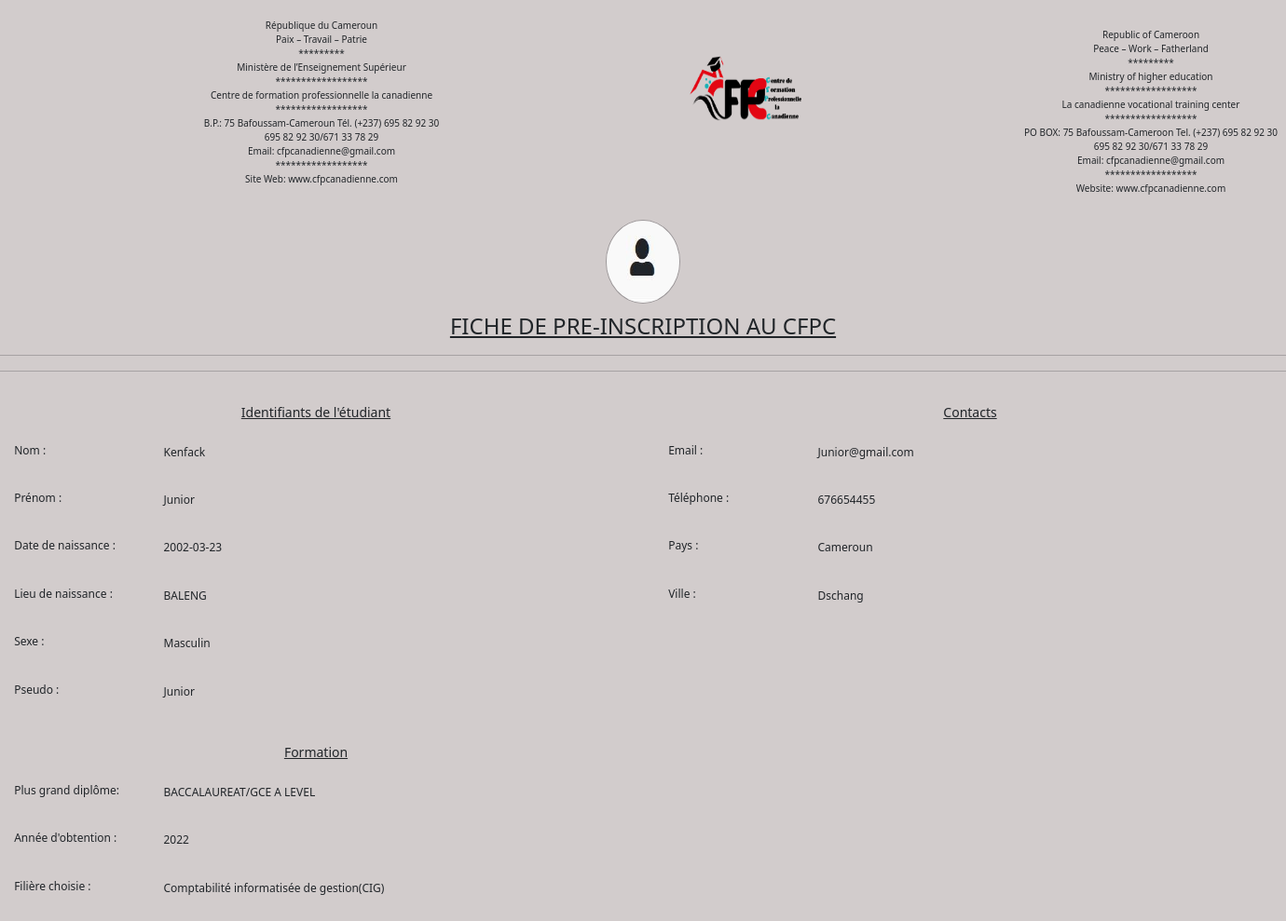
The app's page /Projet/compte-p.php?id=2 with its own data.
### tables this page shows
CREATE TABLE `etudiant` (
  `id` int(10) NOT NULL,
  `Nom` varchar(30) NOT NULL,
  `Prénom` varchar(30) NOT NULL,
  `datedenaissance` date NOT NULL,
  `Lieu` varchar(255) NOT NULL,
  `Sexe` varchar(10) NOT NULL,
  `pays` varchar(255) NOT NULL,
  `Ville` varchar(255) NOT NULL,
  `nomP` varchar(255) NOT NULL,
  `numP` int(9) NOT NULL,
  `villeP` varchar(255) NOT NULL,
  `telephone` int(9) NOT NULL,
  `email` varchar(255) NOT NULL,
  `Formation` varchar(255) NOT NULL,
  `Diplome` varchar(255) NOT NULL,
  `Annee` varchar(255) NOT NULL,
  `pseudo` varchar(100) NOT NULL,
  `motdepasse` varchar(100) NOT NULL,
  `tof` varchar(255) NOT NULL
);

### Projet/compte-p.php (the view, shortened to what this page needs)
<?php
$bdd = new PDO('mysql:host=localhost;dbname=projet1', 'root', '');
if (isset($_GET['id']) and $_GET['id'] > 0) {
  $getid = intval($_GET['id']);
  $requser = $bdd->prepare('SELECT * FROM etudiant WHERE id = ? ');
  $requser->execute(array($getid));
  $userinfo = $requser->fetch();
?>
<!DOCTYPE html>
<html lang="fr">
<head>
  <link href="vendor/bootstrap.min.css" rel="stylesheet">
</head>
<body style="background:#b9afafa2;margin-left:0px">
<?php
        require 'en-tete.php';
        ?>
  <?php if (!empty($userinfo['tof'])) { ?>
    <center>
  <img style="border-radius: 50%; height: 90px; width: 80px; border: solid .5px #31313556;" src="images/avatar/<?php echo $userinfo['tof'];?>" width="150px" height="140px">
  </center>
  <?php
  } ?>
  <div class="content-body">
    <center><h4  style="padding-bottom: 0px;padding-top: 10px; text-decoration: underline;">FICHE DE PRE-INSCRIPTION AU CFPC</h4></center>
                  <hr>
                  <hr>
<div class="row">
  <div class="col-lg-6 col-md-4 col-sm-6 col-6">
  <center><h2>Identifiants de l'étudiant</h2></center>
                 <div class="row mb-4">
                   <div class="col-lg-3 col-md-4 col-sm-6 col-6">
                     <h5 class="w-500">Nom <span class="">:</span>
                     </h5>
                   </div>
                   <div class="col-lg-9  col-6"><span>
                       <?php echo $userinfo['Nom']; ?>
                     </span>
                   </div>
                 </div>
                 <div class="row mb-4">
                   <div class="col-lg-3 col-md-4 col-sm-6 col-6">
                     <h5 class="">Prénom <span class="">:</span>
                     </h5>
                   </div>
                   <div class="col-lg-9 col-md-8  col-6"><span>
                       <?php echo $userinfo['Prénom']; ?>
                     </span>
                   </div>
                 </div>
                 <div class="row mb-4">
                   <div class="col-lg-3 col-md-4 col-sm-6 col-6">
                     <h5 class="f-w-500">Date de naissance <span class="pull-right">:</span>
                     </h5>
                   </div>
                   <div class="col-lg-9 col-md-8  col-6"><span>
                       <?php echo $userinfo['datedenaissance']; ?>
                     </span>
                   </div>
                 </div>
                 <div class="row mb-4">
                   <div class="col-lg-3 col-md-4 col-sm-6 col-6">
                     <h5 class="f-w-500">Lieu de naissance <span class="pull-right">:</span>
                     </h5>
                   </div>
                   <div class="col-lg-9 col-md-8  col-6"><span>
                       <?php echo $userinfo['Lieu']; ?>
                     </span>
                   </div>
                 </div>
               <div class="row mb-4">
                 <div class="col-lg-3 col-md-4 col-sm-6 col-6">
                   <h5 class="f-w-500">Sexe <span class="pull-right">:</span>
                   </h5>
                 </div>
                 <div class="col-lg-9 col-md-8  col-6"><span>
                     <?php echo $userinfo['Sexe']; ?>
                   </span>
                 </div>
               </div>
               <div class="row mb-4">
                 <div class="col-lg-3 col-md-4 col-sm-6 col-6">
                   <h5 class="f-w-500">Pseudo <span class="pull-right">:</span></h5>
                 </div>
                 <div class="col-lg-9 col-md-8  col-6"><span>
                     <?php echo $userinfo['pseudo']; ?>
                   </span>
                 </div>
               </div>
               </div>
  <div class="col-lg-6 col-sm-6 col-6">
  <center><h2>Contacts</h2></center>
<div class="row mb-4">
  <div class="col-lg-3 col-md-4 col-sm-6 col-6">
    <h5 class="f-w-500">Email <span class="pull-right">:</span>
    </h5>
  </div>
  <div class="col-lg-9 col-md-8 col-sm-6 col-6"><span>
      <?php echo $userinfo['email']; ?>
    </span>
  </div>
</div>
<div class="row mb-4">
  <div class="col-lg-3 col-md-4 col-sm-6 col-6">
    <h5 class="f-w-500">Téléphone <span class="pull-right">:</span>
    </h5>
  </div>
  <div class="col-lg-9 col-md-8 col-sm-6 col-6"><span>
      <?php echo $userinfo['telephone']; ?>
    </span>
  </div>
</div>
<div class="row mb-4">
  <div class="col-lg-3 col-md-4 col-sm-6 col-6">
    <h5 class="f-w-500">Pays <span class="pull-right">:</span></h5>
  </div>
  <div class="col-lg-9 col-md-8 col-sm-6 col-6"><span>
      <?php echo $userinfo['pays']; ?>
    </span>
  </div>
</div>
<div class="row mb-4">
  <div class="col-lg-3 col-md-4 col-sm-6 col-6">
    <h5 class="f-w-500">Ville <span class="pull-right">:</span></h5>
  </div>
  <div class="col-lg-9 col-md-8 col-sm-6 col-6"><span>
      <?php echo $userinfo['Ville']; ?>
    </span>
  </div>
</div>
  </div>
  </div>
</div>
          <div class="col-lg-12 ">
              <div class="row" >
                <div class="col-md-6">
                <center><h2>Formation</h2></center>
                <div class="row mb-4">
                  <div class="col-lg-3 col-md-4 col-sm-6 col-6">
                    <h5 class="f-w-500">Plus grand diplôme<span class="pull-right">:</span></h5>
                  </div>
                  <div class="col-lg-9 col-md-8 col-sm-6 col-6"><span>
                      <?php echo $userinfo['Diplome']; ?>
                    </span>
                  </div>
                </div>
                <div class="row mb-4">
                  <div class="col-lg-3 col-md-4 col-sm-6 col-6">
                    <h5 class="f-w-500">Année d'obtention <span class="pull-right">:</span></h5>
                  </div>
                  <div class="col-lg-9 col-md-8 col-sm-6 col-6"><span>
                      <?php echo $userinfo['Annee']; ?>
                    </span>
                  </div>
                </div>
                <div class="row mb-4">
                  <div class="col-lg-3 col-md-4 col-sm-6 col-6">
                    <h5 class="f-w-500">Filière choisie <span class="pull-right">:</span></h5>
                  </div>
                  <div class="col-lg-9 col-md-8 col-sm-6 col-6"><span>
                      <?php echo $userinfo['Formation']; ?>
                    </span>
                  </div>
                </div>
              </div>
          </div>
</body>
</html>
<?php
}
?>

### Projet/en-tete.php
<div style="display:flex ;">
        <div class=" col-md-6" style="float:left">
            <p style="padding:20px; text-align:center; font-size: 10px;" > République du Cameroun <br>
                Paix – Travail – Patrie <br>
                *********<br>
                Ministère de l’Enseignement Supérieur<br>
                ******************<br>
                Centre de formation professionnelle la canadienne<br>
                ******************<br>
                B.P.: 75 Bafoussam-Cameroun Tél. (+237) 695 82 92 30<br>
                695 82 92 30/671 33 78 29 <br>
                Email: cfpcanadienne@gmail.com<br>
                ******************<br>
                Site Web: www.cfpcanadienne.com
            </p>
        </div>
<div><img src="images/CFPCanadienne.png" width="120px;" height="70px" alt="" style="margin-top: 60px; margin-left: 50px;"></div>
        <div class="col-md-6" style="float:right">
            <p style="padding:30px 0px 0px 60px; text-align:center; font-size: 10px"> Republic of Cameroon<br>
                Peace – Work – Fatherland<br>
                *********<br>
                Ministry of higher education<br>
                ******************<br>
                La canadienne vocational training center <br>
                ******************<br>
                PO BOX: 75 Bafoussam-Cameroon Tel. (+237) 695 82 92 30<br>
                695 82 92 30/671 33 78 29 <br>
                Email: cfpcanadienne@gmail.com<br>
                ******************<br>
                Website: www.cfpcanadienne.com </p>
        </div>
</div>

### Projet/compte-p.php (style rules this page uses)
h5 { margin-left: 10%; font-size: 12px; margin-top: 5px; }
span { font-size: 12px; }
h2 { text-decoration: underline; margin: 20px; font-size: 14px; }

### records on screen
etudiant: tof (picture), Nom "Kenfack", Prénom "Junior", datedenaissance "2002-03-23", Lieu "BALENG", Sexe "Masculin", pseudo "Junior", email "Junior@gmail.com", telephone "676654455", pays "Cameroun", Ville "Dschang", Diplome "BACCALAUREAT/GCE A LEVEL", Annee "2022", Formation "Comptabilité informatisée de gestion(CIG)"
